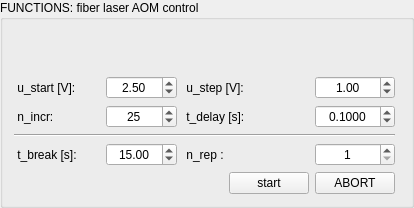
           <widget class="QGroupBox" name="groupBox_3">
            <property name="title">
             <string>FUNCTIONS: fiber laser AOM control</string>
            </property>
            <layout class="QVBoxLayout" name="verticalLayout_16">
             <item>
              <layout class="QGridLayout" name="gridLayout_7">
               <item row="0" column="5">
                <spacer name="horizontalSpacer_20">
                 <property name="orientation">
                  <enum>Qt::Horizontal</enum>
                 </property>
                 <property name="sizeHint" stdset="0">
                  <size>
                   <width>40</width>
                   <height>5</height>
                  </size>
                 </property>
                </spacer>
               </item>
               <item row="0" column="4">
                <spacer name="horizontalSpacer_21">
                 <property name="orientation">
                  <enum>Qt::Horizontal</enum>
                 </property>
                 <property name="sizeHint" stdset="0">
                  <size>
                   <width>40</width>
                   <height>5</height>
                  </size>
                 </property>
                </spacer>
               </item>
               <item row="3" column="2">
                <widget class="QSpinBox" name="spinBox_313_aom_n_incr">
                 <property name="alignment">
                  <set>Qt::AlignCenter</set>
                 </property>
                 <property name="minimum">
                  <number>1</number>
                 </property>
                 <property name="value">
                  <number>25</number>
                 </property>
                </widget>
               </item>
               <item row="2" column="3" colspan="2">
                <widget class="QLabel" name="label_58">
                 <property name="text">
                  <string> u_step [V]: </string>
                 </property>
                </widget>
               </item>
               <item row="2" column="0" colspan="2">
                <widget class="QLabel" name="label_51">
                 <property name="text">
                  <string> u_start [V]: </string>
                 </property>
                </widget>
               </item>
               <item row="3" column="3" colspan="2">
                <widget class="QLabel" name="label_61">
                 <property name="text">
                  <string> t_delay [s]: </string>
                 </property>
                </widget>
               </item>
               <item row="5" column="3" colspan="2">
                <widget class="QLabel" name="label_62">
                 <property name="text">
                  <string> n_rep : </string>
                 </property>
                </widget>
               </item>
               <item row="0" column="3">
                <spacer name="horizontalSpacer_24">
                 <property name="orientation">
                  <enum>Qt::Horizontal</enum>
                 </property>
                 <property name="sizeHint" stdset="0">
                  <size>
                   <width>40</width>
                   <height>5</height>
                  </size>
                 </property>
                </spacer>
               </item>
               <item row="0" column="2">
                <spacer name="horizontalSpacer_25">
                 <property name="orientation">
                  <enum>Qt::Horizontal</enum>
                 </property>
                 <property name="sizeHint" stdset="0">
                  <size>
                   <width>40</width>
                   <height>5</height>
                  </size>
                 </property>
                </spacer>
               </item>
               <item row="0" column="0">
                <spacer name="horizontalSpacer_109">
                 <property name="orientation">
                  <enum>Qt::Horizontal</enum>
                 </property>
                 <property name="sizeHint" stdset="0">
                  <size>
                   <width>40</width>
                   <height>5</height>
                  </size>
                 </property>
                </spacer>
               </item>
               <item row="1" column="6">
                <spacer name="verticalSpacer_6">
                 <property name="orientation">
                  <enum>Qt::Vertical</enum>
                 </property>
                 <property name="sizeHint" stdset="0">
                  <size>
                   <width>5</width>
                   <height>40</height>
                  </size>
                 </property>
                </spacer>
               </item>
               <item row="0" column="1">
                <spacer name="horizontalSpacer_108">
                 <property name="orientation">
                  <enum>Qt::Horizontal</enum>
                 </property>
                 <property name="sizeHint" stdset="0">
                  <size>
                   <width>40</width>
                   <height>5</height>
                  </size>
                 </property>
                </spacer>
               </item>
               <item row="3" column="0" colspan="2">
                <widget class="QLabel" name="label_59">
                 <property name="text">
                  <string> n_incr:</string>
                 </property>
                </widget>
               </item>
               <item row="5" column="0" colspan="2">
                <widget class="QLabel" name="label_60">
                 <property name="text">
                  <string> t_break [s]:</string>
                 </property>
                </widget>
               </item>
               <item row="2" column="2">
                <widget class="QDoubleSpinBox" name="doubleSpinBox_313_aom_u_start">
                 <property name="alignment">
                  <set>Qt::AlignCenter</set>
                 </property>
                 <property name="maximum">
                  <double>5.000000000000000</double>
                 </property>
                 <property name="singleStep">
                  <double>0.100000000000000</double>
                 </property>
                 <property name="value">
                  <double>2.500000000000000</double>
                 </property>
                </widget>
               </item>
               <item row="2" column="5">
                <widget class="QDoubleSpinBox" name="doubleSpinBox_313_aom_u_step">
                 <property name="alignment">
                  <set>Qt::AlignCenter</set>
                 </property>
                 <property name="minimum">
                  <double>-5.000000000000000</double>
                 </property>
                 <property name="maximum">
                  <double>5.000000000000000</double>
                 </property>
                 <property name="singleStep">
                  <double>0.100000000000000</double>
                 </property>
                 <property name="value">
                  <double>1.000000000000000</double>
                 </property>
                </widget>
               </item>
               <item row="5" column="5">
                <widget class="QSpinBox" name="spinBox_313_aom_n_rep">
                 <property name="alignment">
                  <set>Qt::AlignCenter</set>
                 </property>
                 <property name="minimum">
                  <number>1</number>
                 </property>
                 <property name="value">
                  <number>1</number>
                 </property>
                </widget>
               </item>
               <item row="5" column="2">
                <widget class="QDoubleSpinBox" name="doubleSpinBox_313_aom_t_break">
                 <property name="alignment">
                  <set>Qt::AlignCenter</set>
                 </property>
                 <property name="maximum">
                  <double>1000.000000000000000</double>
                 </property>
                 <property name="value">
                  <double>15.000000000000000</double>
                 </property>
                </widget>
               </item>
               <item row="3" column="5">
                <widget class="QDoubleSpinBox" name="doubleSpinBox_313_aom_t_delay">
                 <property name="alignment">
                  <set>Qt::AlignCenter</set>
                 </property>
                 <property name="decimals">
                  <number>4</number>
                 </property>
                 <property name="singleStep">
                  <double>0.100000000000000</double>
                 </property>
                 <property name="value">
                  <double>0.100000000000000</double>
                 </property>
                </widget>
               </item>
               <item row="6" column="5">
                <widget class="QPushButton" name="pushButton_313_aom_sweep_abort">
                 <property name="text">
                  <string>ABORT</string>
                 </property>
                </widget>
               </item>
               <item row="6" column="4">
                <widget class="QPushButton" name="pushButton_313_aom_sweep_start">
                 <property name="text">
                  <string>start</string>
                 </property>
                </widget>
               </item>
               <item row="4" column="0" colspan="6">
                <widget class="Line" name="line_15">
                 <property name="orientation">
                  <enum>Qt::Horizontal</enum>
                 </property>
                </widget>
               </item>
               <item row="1" column="0" colspan="6">
                <layout class="QVBoxLayout" name="verticalLayout_313_aom_change"/>
               </item>
              </layout>
             </item>
            </layout>
           </widget>
